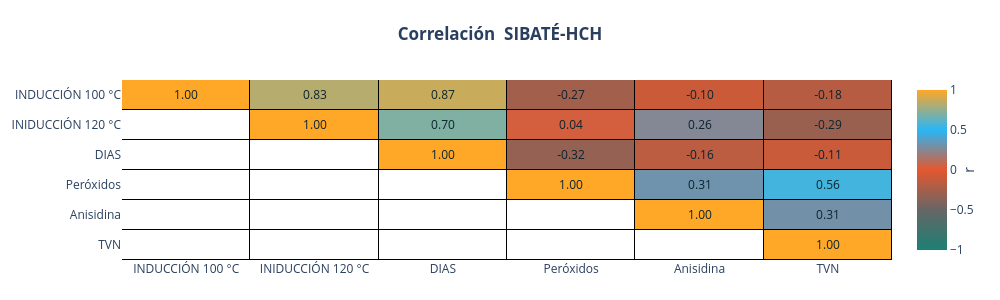
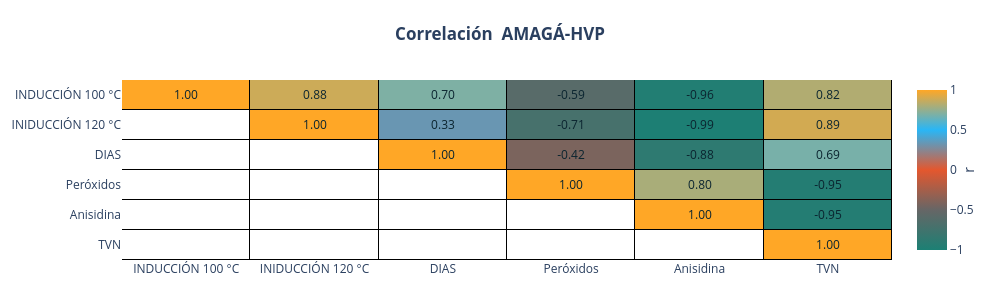

The notebook cell saved with these charts, in order:
### Code cell
for p in df["planta-producto"].unique():
    f = plot_corr_triangle(df[df["planta-producto"]==p],
     value_cols=["INDUCCIÓN 100 °C", "INIDUCCIÓN 120 °C", "DIAS", "Peróxidos", "Anisidina", "TVN"],
      title=f"<b> Correlación  {p} </b>", 
    width=1000, height=300)
    print(f"correlacion_{p}.html")
    f.show()
    s3_lab.save_plotly_html(f, f"correlacion_{p}.html")

### Figure 1 — Plotly figure (JSON) as saved in the notebook; plotly's stock layout.template omitted (floating-point values rounded to 4 significant figures)
{"data": [{"colorscale": [[0, "#FFFFFF"], [1, "#FFFFFF"]], "hoverinfo": "skip", "showscale": false, "type": "heatmap", "x": ["INDUCCIÓN 100 °C", "INIDUCCIÓN 120 °C", "DIAS", "Peróxidos", "Anisidina", "TVN"], "xgap": 1, "y": ["INDUCCIÓN 100 °C", "INIDUCCIÓN 120 °C", "DIAS", "Peróxidos", "Anisidina", "TVN"], "ygap": 1, "z": [[NaN, NaN, NaN, NaN, NaN, NaN], [0.0, NaN, NaN, NaN, NaN, NaN], [0.0, 0.0, NaN, NaN, NaN, NaN], [0.0, 0.0, 0.0, NaN, NaN, NaN], [0.0, 0.0, 0.0, 0.0, NaN, NaN], [0.0, 0.0, 0.0, 0.0, 0.0, NaN]]}, {"colorbar": {"title": {"side": "right", "text": "r"}}, "colorscale": [[0, "#1C8074"], [0.25, "#666666"], [0.5, "#E4572E"], [0.75, "#29B6F6"], [1, "#FFA726"]], "hovertemplate": "Variable X: %{x}<br>Variable Y: %{y}<br>Correlación (r): %{z:.3f}<extra></extra>", "text": [["1.00", "0.83", "0.87", "-0.27", "-0.10", "-0.18"], ["", "1.00", "0.70", "0.04", "0.26", "-0.29"], ["", "", "1.00", "-0.32", "-0.16", "-0.11"], ["", "", "", "1.00", "0.31", "0.56"], ["", "", "", "", "1.00", "0.31"], ["", "", "", "", "", "1.00"]], "textfont": {"color": "#0b2530", "size": 12}, "texttemplate": "%{text}", "type": "heatmap", "x": ["INDUCCIÓN 100 °C", "INIDUCCIÓN 120 °C", "DIAS", "Peróxidos", "Anisidina", "TVN"], "xgap": 1, "y": ["INDUCCIÓN 100 °C", "INIDUCCIÓN 120 °C", "DIAS", "Peróxidos", "Anisidina", "TVN"], "ygap": 1, "z": [[1.0, 0.8264, 0.8725, -0.2656, -0.099, -0.1818], [NaN, 1.0, 0.7035, 0.04158, 0.2566, -0.2942], [NaN, NaN, 1.0, -0.3189, -0.1571, -0.1053], [NaN, NaN, NaN, 1.0, 0.3139, 0.5596], [NaN, NaN, NaN, NaN, 1.0, 0.3057], [NaN, NaN, NaN, NaN, NaN, 1.0]], "zmax": 1, "zmin": -1}], "layout": {"height": 300, "margin": {"b": 40, "l": 60, "r": 80, "t": 80}, "paper_bgcolor": "#FFFFFF", "plot_bgcolor": "#000000", "title": {"text": "<b> Correlación  SIBATÉ-HCH </b>", "x": 0.5, "xanchor": "center"}, "width": 1000, "xaxis": {"showgrid": false, "tickangle": 0, "title": {}}, "yaxis": {"autorange": "reversed", "showgrid": false, "title": {}}}}

### Figure 2 — Plotly figure (JSON) as saved in the notebook; plotly's stock layout.template omitted (floating-point values rounded to 4 significant figures)
{"data": [{"colorscale": [[0, "#FFFFFF"], [1, "#FFFFFF"]], "hoverinfo": "skip", "showscale": false, "type": "heatmap", "x": ["INDUCCIÓN 100 °C", "INIDUCCIÓN 120 °C", "DIAS", "Peróxidos", "Anisidina", "TVN"], "xgap": 1, "y": ["INDUCCIÓN 100 °C", "INIDUCCIÓN 120 °C", "DIAS", "Peróxidos", "Anisidina", "TVN"], "ygap": 1, "z": [[NaN, NaN, NaN, NaN, NaN, NaN], [0.0, NaN, NaN, NaN, NaN, NaN], [0.0, 0.0, NaN, NaN, NaN, NaN], [0.0, 0.0, 0.0, NaN, NaN, NaN], [0.0, 0.0, 0.0, 0.0, NaN, NaN], [0.0, 0.0, 0.0, 0.0, 0.0, NaN]]}, {"colorbar": {"title": {"side": "right", "text": "r"}}, "colorscale": [[0, "#1C8074"], [0.25, "#666666"], [0.5, "#E4572E"], [0.75, "#29B6F6"], [1, "#FFA726"]], "hovertemplate": "Variable X: %{x}<br>Variable Y: %{y}<br>Correlación (r): %{z:.3f}<extra></extra>", "text": [["1.00", "0.88", "0.70", "-0.59", "-0.96", "0.82"], ["", "1.00", "0.33", "-0.71", "-0.99", "0.89"], ["", "", "1.00", "-0.42", "-0.88", "0.69"], ["", "", "", "1.00", "0.80", "-0.95"], ["", "", "", "", "1.00", "-0.95"], ["", "", "", "", "", "1.00"]], "textfont": {"color": "#0b2530", "size": 12}, "texttemplate": "%{text}", "type": "heatmap", "x": ["INDUCCIÓN 100 °C", "INIDUCCIÓN 120 °C", "DIAS", "Peróxidos", "Anisidina", "TVN"], "xgap": 1, "y": ["INDUCCIÓN 100 °C", "INIDUCCIÓN 120 °C", "DIAS", "Peróxidos", "Anisidina", "TVN"], "ygap": 1, "z": [[1.0, 0.88, 0.6981, -0.5939, -0.9581, 0.8188], [NaN, 1.0, 0.329, -0.7064, -0.9899, 0.8948], [NaN, NaN, 1.0, -0.4185, -0.8801, 0.6854], [NaN, NaN, NaN, 1.0, 0.7995, -0.9481], [NaN, NaN, NaN, NaN, 1.0, -0.949], [NaN, NaN, NaN, NaN, NaN, 1.0]], "zmax": 1, "zmin": -1}], "layout": {"height": 300, "margin": {"b": 40, "l": 60, "r": 80, "t": 80}, "paper_bgcolor": "#FFFFFF", "plot_bgcolor": "#000000", "title": {"text": "<b> Correlación  AMAGÁ-HVP </b>", "x": 0.5, "xanchor": "center"}, "width": 1000, "xaxis": {"showgrid": false, "tickangle": 0, "title": {}}, "yaxis": {"autorange": "reversed", "showgrid": false, "title": {}}}}
